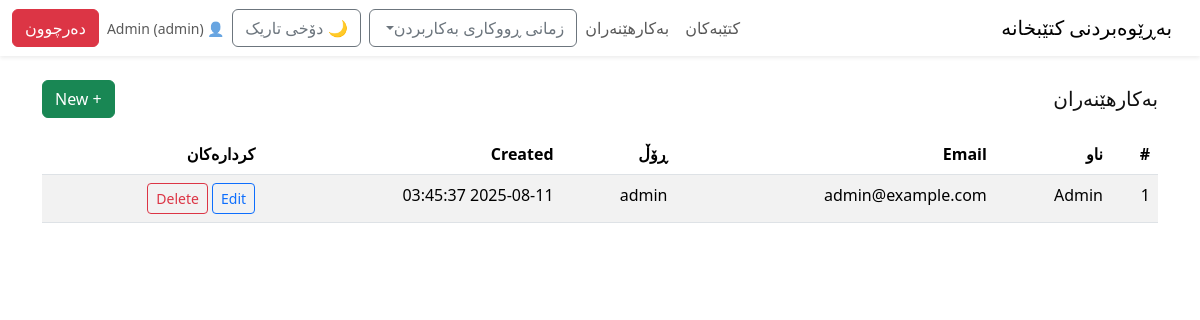
Screenshot of /users.php?lang=ckb (signed in) with the database file from the repository.
### tables this page shows
CREATE TABLE IF NOT EXISTS users (
  id INT AUTO_INCREMENT PRIMARY KEY,
  name VARCHAR(100) NOT NULL,
  email VARCHAR(190) NOT NULL UNIQUE,
  password_hash VARCHAR(255) NOT NULL,
  role ENUM('admin','editor','viewer') NOT NULL DEFAULT 'viewer',
  created_at TIMESTAMP DEFAULT CURRENT_TIMESTAMP
);

### i18n.php (called while the page is built, shortened)
<?php
$cfg = require __DIR__ . '/config.php';
$LOCALE = $_SESSION['locale'] ?? $cfg['default_locale'];
function t($key)
{
    global $LOCALE, $STRINGS;
    return $STRINGS[$LOCALE][$key] ?? ($STRINGS['en'][$key] ?? $key);
}

### auth.php (called while the page is built, shortened)
<?php
function current_user()
{
    return $_SESSION['user'] ?? null;
}

### public/users.php (the view, shortened to what this page needs)
<?php
require_once __DIR__ . '/../auth.php';
require_once __DIR__ . '/../i18n.php';
$pdo = db();
$users = $pdo->query('SELECT id,name,email,role,created_at FROM users ORDER BY created_at DESC')->fetchAll();
include __DIR__ . '/partials/header.php';
include __DIR__ . '/partials/nav.php';
?>
<div class="container py-4">
    <div class="d-flex justify-content-between align-items-center mb-3">
        <h1 class="h5 m-0"><?= t('users') ?></h1>
        <button class="btn btn-success" data-bs-toggle="modal" data-bs-target="#userModal">+ New</button>
    </div>
    <div class="table-responsive">
        <table class="table table-striped">
            <thead>
                <tr>
                    <th>#</th>
                    <th><?= t('name') ?></th>
                    <th>Email</th>
                    <th><?= t('role') ?></th>
                    <th>Created</th>
                    <th><?= t('actions') ?></th>
                </tr>
            </thead>
            <tbody>
                <?php foreach ($users as $i => $u): ?>
                    <tr>
                        <td><?= $i + 1 ?></td>
                        <td><?= htmlspecialchars($u['name']) ?></td>
                        <td><?= htmlspecialchars($u['email']) ?></td>
                        <td><?= htmlspecialchars($u['role']) ?></td>
                        <td><?= htmlspecialchars($u['created_at']) ?></td>
                        <td>
                            <button class="btn btn-sm btn-outline-primary" data-bs-toggle="modal"
                                data-bs-target="#editModal<?= $u['id'] ?>">Edit</button>
                            <form method="post" class="d-inline" onsubmit="return confirm('Delete?')">
                                <button class="btn btn-sm btn-outline-danger">Delete</button>
                            </form>
                        </td>
                    </tr>
                <?php endforeach; ?>
            </tbody>
        </table>
    </div>
</div>
<?php include __DIR__ . '/partials/footer.php'; ?>

### public/partials/nav.php (shortened to what this page needs)
<?php $user = current_user();
$isAdmin = $user && $user['role'] === 'admin'; ?>
<nav class="navbar navbar-expand-lg shadow-sm sticky-top" id="topbar">
    <div class="container-fluid">
        <a class="navbar-brand" href="/public/dashboard.php"><?= t('app_title') ?></a>
        <div class="collapse navbar-collapse" id="navmenu">
            <ul class="navbar-nav me-auto mb-2 mb-lg-0">
                <li class="nav-item"><a class="nav-link" href="dashboard.php"><?= t('books') ?></a></li>
                <?php if ($isAdmin): ?>
                    <li class="nav-item"><a class="nav-link" href="users.php"><?= t('users') ?></a></li>
                <?php endif; ?>
            </ul>
            <div class="d-flex align-items-center gap-2">
                <div class="dropdown">
                    <button class="btn btn-outline-secondary dropdown-toggle"
                        data-bs-toggle="dropdown"><?= t('language_ui') ?></button>
                </div>
                <button id="themeToggle" class="btn btn-outline-secondary">🌙 <?= t('dark_mode') ?></button>
                <?php if ($user): ?>
                    <span class="navbar-text small">👤 <?= htmlspecialchars($user['name']) ?>
                        (<?= htmlspecialchars($user['role']) ?>)</span>
                    <a class="btn btn-danger" href="logout.php"><?= t('logout') ?></a>
                <?php endif; ?>
            </div>
        </div>
    </div>
</nav>

### public/assets/styles.css (style rules this page uses)
:root { --bg:#ffffff; --fg:#111111; --muted:#6c757d; --card:#ffffff; }
html,body { background:var(--bg); color:var(--fg); }
#topbar { background:var(--card); }
.table thead th { position:sticky; top:0; background:var(--card); z-index:1; }

### rows the page displays
users: name "Admin", role "admin", email "admin@example.com", created_at "2025-08-11 03:45:37"

### other values shown
t('app_title') "بەڕێوەبردنی کتێبخانە"
t('books') "کتێبەکان"
t('users') "بەکارهێنەران"
t('language_ui') "زمانی ڕووکاری بەکاربردن"
t('dark_mode') "دۆخی تاریک"
t('logout') "دەرچوون"
t('name') "ناو"
t('role') "ڕۆڵ"
t('actions') "کردارەکان"
